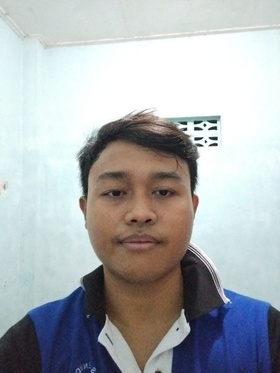
#> input picture data/test_haikal.jpg, 280 x 373 px, shrunk from 1200 x 1599 before the run
$ jupyter execute Training.ipynb
#> lines starting #> are read from the running program, lines starting #| are printed output that depends on the picture
[cell 1]
from PIL import Image
import numpy as np
from skimage.feature import local_binary_pattern
from skimage import color
import matplotlib.pyplot as plt
import pandas as pd
from scipy.signal import convolve2d
import cv2

[cell 2]
#untuk crop bagian wajah saja
def crop_face(image):
    face_cascade = cv2.CascadeClassifier(cv2.data.haarcascades + 'haarcascade_frontalface_default.xml')

    # Detect faces in the image
    faces = face_cascade.detectMultiScale(image, scaleFactor=1.1, minNeighbors=5, minSize=(30, 30))

    if len(faces) > 0:
        # Assume the largest face in the image is the face of interest
        largest_face = max(faces, key=lambda rect: rect[2] * rect[3])
        x, y, w, h = largest_face
        face = image[y:y+h, x:x+w]
        return face

[cell 3]
image_path = "data/test_haikal.jpg"
image = Image.open(image_path)
#> image is the input picture: PIL image 280x373 RGB; mean R, G, B 172.4, 176.2, 178.7
image_test = np.array(image)
result_test_crop = crop_face(image_test)
#> in crop_face, `faces = face_cascade.detectMultiScale(image, scaleFactor=1.1, minNeigh..`: faces = [[74, 141, 129, 129]]
#> in crop_face, `largest_face = max(faces, key=lambda rect: rect[2] * rect[3])`: largest_face = [74, 141, 129, 129]
#> in crop_face, `x, y, w, h = largest_face`: x = 74; y = 141; w = 129
#> in crop_face, `face = image[y:y+h, x:x+w]`:
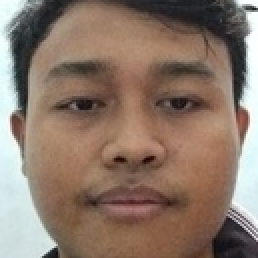
#> face: shape (129, 129, 3) (shown 2 times larger); mean R, G, B 139.7, 119.1, 105.6
plt.figure(figsize=(6, 4))
plt.subplot(1, 2, 1)
plt.imshow(image_test)
plt.axis('off')
plt.title('Image')
plt.subplot(1, 2, 2)
plt.imshow(result_test_crop)
plt.axis('off')
plt.title('Image Hasil dari crop')
plt.show()
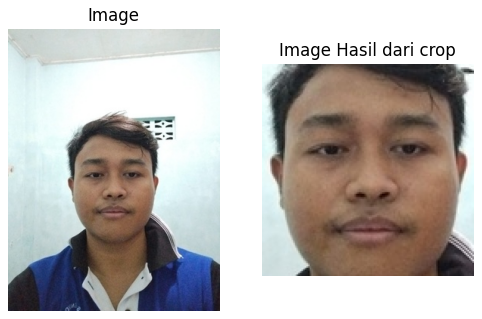
#> figure drawn by matplotlib, 2 panels

[cell 4]
#confert to Grayscale
def convert2gray(image):
    return color.rgb2gray(image)

[cell 5]
# image_path = "data/test_haikal.jpg"
# image = Image.open(image_path)
# image_test = np.array(image)
result_test_grey = convert2gray(result_test_crop)
#> in convert2gray, `return color.rgb2gray(image)`:
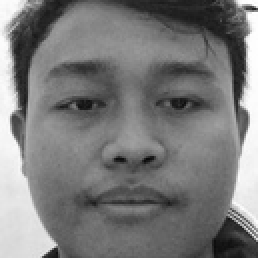
#> returned value: shape (129, 129) float64 (shown 2 times larger); min 0.0339, max 0.999, mean 0.48
plt.figure(figsize=(6, 4))
plt.subplot(1, 2, 1)
plt.imshow(result_test_crop)
plt.axis('off')
plt.title('Image hasil crop')
plt.subplot(1, 2, 2)
plt.imshow(result_test_grey, cmap='gray')
plt.axis('off')
plt.title('Image Hasil grey')
plt.show()
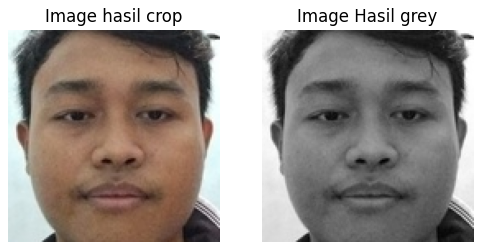
#> figure drawn by matplotlib, 2 panels

[cell 6]
#Normalisasi image
def normalisasi_image(image, range_min=0, range_max=1):
    # Pastikan citra dalam format float untuk menghindari masalah pembulatan
    image = image.astype(np.float32)

    # Hitung nilai minimum dan maksimum dari citra
    min_val = np.min(image)
    max_val = np.max(image)

    # Lakukan normalisasi
    normalized_image = (image - min_val) / (max_val - min_val)

    # Skalakan ke rentang yang diinginkan
    normalized_image = normalized_image * (range_max - range_min) + range_min

    return normalized_image

[cell 7]
# result_test_grey = convert2gray(result_test_crop)
result_test_normalized = normalisasi_image(result_test_grey)
#> in normalisasi_image, `min_val = np.min(image)`: min_val = 0.0339
#> in normalisasi_image, `max_val = np.max(image)`: max_val = 0.999
plt.figure(figsize=(6, 4))
plt.subplot(1, 2, 1)
plt.imshow(result_test_grey, cmap='gray')
plt.axis('off')
plt.title('Image hasil grey')
plt.subplot(1, 2, 2)
plt.imshow(result_test_normalized, cmap='gray')
plt.axis('off')
plt.title('Image Hasil normalisasi')
plt.show()

[cell 8]
def metode_lbp(image, radius=3, n_points=8, method='uniform'):

    image = image.astype(np.float32)

    # Hitung LBP
    lbp = local_binary_pattern(image, n_points, radius, method)

    # Hitung histogram LBP
    hist, _ = np.histogram(lbp.ravel(), bins=np.arange(0, n_points + 3), range=(0, n_points + 2))

    # Normalisasi histogram
    hist = hist.astype(float) / sum(hist)

    return hist

[cell 9]
def citra_digital_proccessing(image):
    image_cropped = crop_face(image)
    image_grayscale = convert2gray(image_cropped)
    image_normalizedd = normalisasi_image(image_grayscale)
    image_lab = metode_lbp(image_normalizedd)

    return image_lab

[cell 10]
def main():
    folders = ["data_1","data_2","data_3", "data_4", "data_5"]
    photos = ["photo_1.jpg", "photo_2.jpg", "photo_3.jpg", "photo_4.jpg", "photo_5.jpg"]
    featlist = ['X1','X2','X3','X4','X5','X6','X7','X8','X9', 'X10','Y']
    final = []

    for folder in folders:
        print(folder)
        print(folders.index(folder))
        for x in range(len(photos)):
            image = Image.open("data\\" + folder +'\\'+ photos[x])
            image_processing = citra_digital_proccessing(np.array(image))
            fitur = np.append(image_processing, folders.index(folder))
            final.append(fitur)

    df = pd.DataFrame(final, columns=featlist)
    # print(len(featlist))
    filepath = "Training.csv"
    df.to_csv(filepath, index=False)
main()
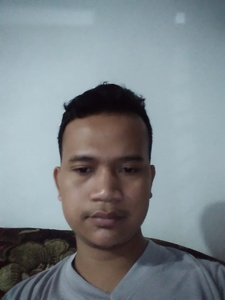
#> input picture data/data_1/photo_1.jpg, 225 x 300 px, shrunk from 966 x 1288 before the run, found by its file name
#> in main, image is the input picture: PIL image 225x300 RGB; mean R, G, B 124.4, 132.6, 136.8
#> in crop_face (call 2), `faces = face_cascade.detectMultiScale(image, scaleFactor=1.1, minNeigh..`: faces = [[50, 125, 112, 112]]
#> in crop_face (call 2), `largest_face = max(faces, key=lambda rect: rect[2] * rect[3])`: largest_face = [50, 125, 112, 112]
#> in crop_face (call 2), `x, y, w, h = largest_face`: x = 50; y = 125; w = 112
#> in crop_face (call 2), `face = image[y:y+h, x:x+w]`:
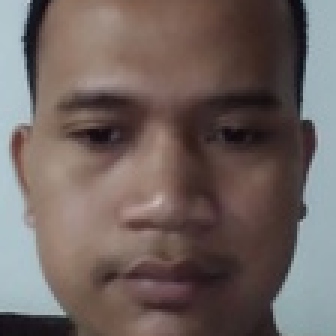
#> face: shape (112, 112, 3) (shown 3 times larger); mean R, G, B 111.2, 98.8, 95.2
#> in convert2gray (call 2), `return color.rgb2gray(image)`:
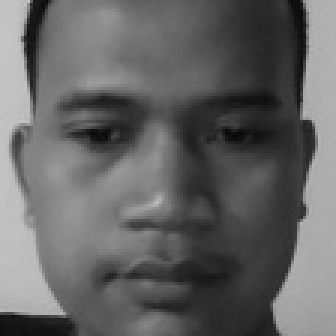
#> returned value: shape (112, 112) float64 (shown 3 times larger); min 0.0397, max 0.774, mean 0.397
#> call 2 of normalisasi_image, with range_min = 0, range_max = 1
#> in normalisasi_image (call 2), `min_val = np.min(image)`: min_val = 0.0397
#> in normalisasi_image (call 2), `max_val = np.max(image)`: max_val = 0.774
#> in normalisasi_image (call 2), `normalized_image = (image - min_val) / (max_val - min_val)`:
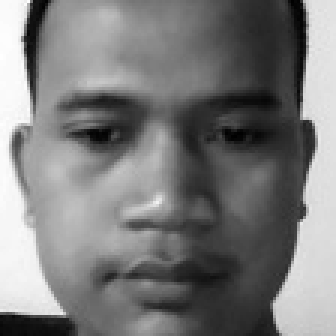
#> normalized_image: shape (112, 112) float32 (shown 3 times larger); min 0, max 1, mean 0.486
#> in metode_lbp, `lbp = local_binary_pattern(image, n_points, radius, method)`:
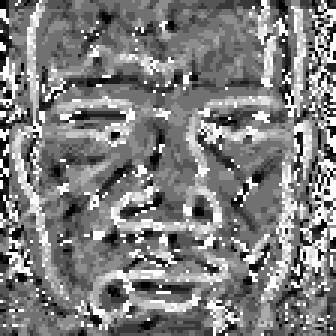
#> lbp: shape (112, 112) float64 (shown 3 times larger); min 0, max 9, mean 4.47; drawn with min black and max white
#> in metode_lbp, `hist, _ = np.histogram(lbp.ravel(), bins=np.arange(0, n_points + 3), r..`: hist = [481, 675, 1043, 1937, 3440, 1781, 739, 674, 325, 1449]
#> in metode_lbp, `hist = hist.astype(float) / sum(hist)`: hist = [0.0383, 0.0538, 0.0831, 0.154, 0.274, 0.142, 0.0589, 0.0537, 0.0259, 0.116]
#> in citra_digital_proccessing, `image_lab = metode_lbp(image_normalizedd)`: image_lab has the same summary as hist in metode_lbp
#> in main, `image_processing = citra_digital_proccessing(np.array(image))`: image_processing has the same summary as hist in metode_lbp
#> in main, `fitur = np.append(image_processing, folders.index(folder))`: fitur = [0.0383, 0.0538, 0.0831, 0.154, 0.274, 0.142, 0.0589, 0.0537, 0.0259, 0.116, 0]
